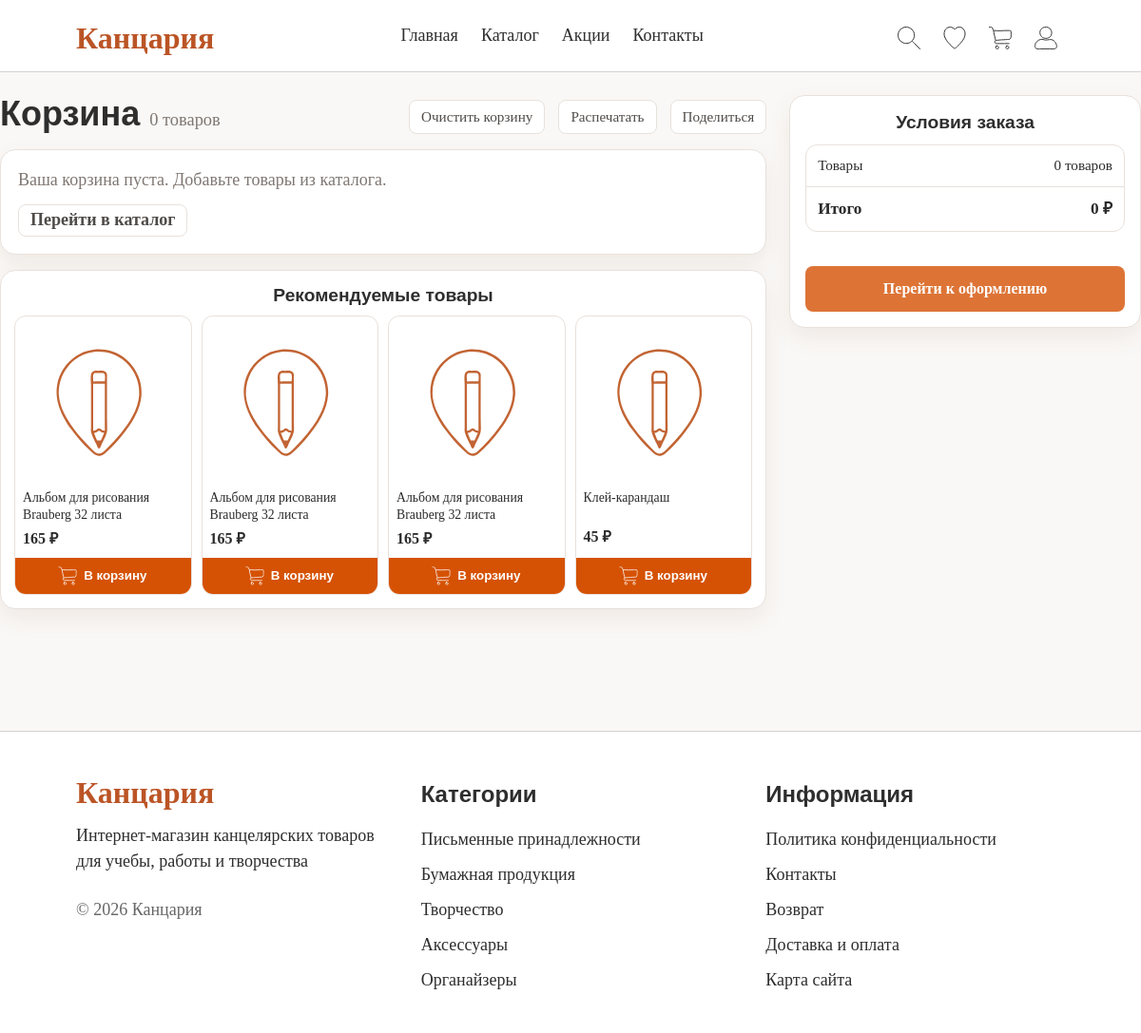
Screenshot of /pages/cart.php with the database file from the repository.
### tables this page shows
CREATE TABLE `products` (
  `id` int(10) UNSIGNED NOT NULL,
  `category_id` int(10) UNSIGNED NOT NULL,
  `name` varchar(200) NOT NULL,
  `description` text,
  `price` decimal(10,2) NOT NULL,
  `stock_quantity` int(10) UNSIGNED DEFAULT '0',
  `pickup_available` tinyint(1) DEFAULT NULL,
  `has_color_variants` tinyint(1) NOT NULL DEFAULT '0',
  `parameter_stock_mode` varchar(24) NOT NULL DEFAULT 'strict_min',
  `rating` decimal(2,1) DEFAULT '0.0',
  `is_active` tinyint(1) DEFAULT '1',
  `created_at` timestamp NULL DEFAULT CURRENT_TIMESTAMP,
  `updated_at` timestamp NULL DEFAULT CURRENT_TIMESTAMP ON UPDATE CURRENT_TIMESTAMP
);

### includes/config.php (called while the page is built, shortened)
<?php
try {
    $pdo = new PDO(
        'mysql:host=' . DB_HOST . ';port=' . DB_PORT . ';dbname=' . DB_NAME . ';charset=' . DB_CHARSET,
        DB_USER,
        DB_PASSWORD,
        [
            PDO::ATTR_ERRMODE => PDO::ERRMODE_EXCEPTION,
            PDO::ATTR_DEFAULT_FETCH_MODE => PDO::FETCH_ASSOC,
            PDO::ATTR_EMULATE_PREPARES => false,
        ]
    );
    $pdo->exec("SET NAMES '" . DB_CHARSET . "'");
} catch (PDOException $e) {
    error_log('Database connection error: ' . $e->getMessage());
    http_response_code(500);
    exit('Internal server error.');
}
function format_price($price): string
{
    return number_format((float)$price, 0, ',', ' ') . ' ₽';
}
function app_fetch_product_images(int $productId): array
{
    global $pdo;
    try {
        $stmt = $pdo->prepare('SELECT image_path FROM product_images WHERE product_id = ? ORDER BY id ASC');
        $stmt->execute([$productId]);
        $rows = $stmt->fetchAll(PDO::FETCH_COLUMN) ?: [];
        $images = [];
        foreach ($rows as $row) {
            $path = trim((string)$row);
            if ($path !== '') {
                $images[] = $path;
            }
        }
        return $images !== [] ? $images : [APP_DEFAULT_PRODUCT_IMAGE];
    } catch (PDOException $e) {
        error_log('Database error (app_fetch_product_images): ' . $e->getMessage());
        return [APP_DEFAULT_PRODUCT_IMAGE];
    }
}
function get_product_image($productId): string
{
    $images = app_fetch_product_images((int)$productId);
    $candidate = (string)($images[0] ?? APP_DEFAULT_PRODUCT_IMAGE);
    $rootDir = dirname(__DIR__);
    $candidatePath = $candidate !== '' ? $rootDir . DIRECTORY_SEPARATOR . ltrim(str_replace('/', DIRECTORY_SEPARATOR, $candidate), DIRECTORY_SEPARATOR) : '';
    if ($candidatePath === '' || !is_file($candidatePath)) {
        $fallback = '/assets/icons/favicon.svg';
        $fallbackPath = $rootDir . DIRECTORY_SEPARATOR . ltrim(str_replace('/', DIRECTORY_SEPARATOR, $fallback), DIRECTORY_SEPARATOR);
        $candidate = is_file($fallbackPath) ? $fallback : '/assets/icons/favicon.svg';
    }
    return htmlspecialchars($candidate, ENT_QUOTES, 'UTF-8');
}
function get_featured_products($limit = 20): array
{
    global $pdo;
    try {
        $stmt = $pdo->prepare("
            SELECT
                p.id,
                p.category_id,
                p.name,
                p.description,
                p.final_price AS price,
                p.base_price AS price_old,
                p.discount_percent,
                p.promotion_id,
                p.stock_quantity,
                p.rating,
                p.is_active,
                p.created_at,
                c.name AS category_name
            FROM v_product_pricing p
            LEFT JOIN categories c ON c.id = p.category_id
            WHERE p.is_active = 1
            ORDER BY p.created_at DESC
            LIMIT ?
        ");
        $stmt->execute([max(1, min((int)$limit, 1000))]);
        return $stmt->fetchAll() ?: [];
    } catch (PDOException $e) {
        error_log('Database error (get_featured_products): ' . $e->getMessage());
        return [];
    }
}

### pages/cart.php (the view, shortened to what this page needs)
<?php
require_once __DIR__ . '/../includes/config.php';
$cart_product_ids = [];
?>
<!DOCTYPE html>
<html lang="ru">
<head>
    <link rel="stylesheet" href="/styles/global.css">
    <link rel="stylesheet" href="/styles/header.css">
    <link rel="stylesheet" href="/styles/footer.css">
    <link rel="stylesheet" href="/styles/product-card.css">
    <link rel="stylesheet" href="/styles/cart.css">
</head>
<body>
    <?php include __DIR__ . '/../includes/header.php'; ?>
    <main class="main cart-page">
        <section class="cart-grid">
            <div>
                <div class="cart-header">
                    <div class="cart-header__title-wrap">
                        <h1 class="cart-title">Корзина</h1>
                        <span id="cart-head-count" class="cart-count">0 товаров</span>
                    </div>
                    <div class="cart-header__actions">
                        <button type="button" class="cart-header__action" id="cart-clear">Очистить корзину</button>
                        <button type="button" class="cart-header__action" id="cart-print">Распечатать</button>
                        <button type="button" class="cart-header__action" id="cart-share">Поделиться</button>
                    </div>
                </div>
                <div id="cart-empty" class="cart-empty" style="display:none;">
                    Ваша корзина пуста. Добавьте товары из каталога.
                    <div class="cart-empty__actions">
                        <a href="/pages/catalog.php" class="cart-empty__link">Перейти в каталог</a>
                    </div>
                </div>
                <section class="cart-recommended" aria-label="Рекомендуемые товары">
                    <h2 class="cart-recommended__title">Рекомендуемые товары</h2>
                    <div class="cart-recommended__list" id="cart-recommended-list">
                        <?php
                        $recommended_pool = get_featured_products(12);
                        $recommended = array_values(array_filter($recommended_pool, static function (array $product) use ($cart_product_ids): bool {
                            $pid = (int)($product['id'] ?? 0);
                            return $pid > 0 && !isset($cart_product_ids[$pid]);
                        }));
                        $recommended = array_slice($recommended, 0, 4);
                        foreach ($recommended as $product):
                            $image = get_product_image($product['id']);
                            $priceNew = (float)$product['price'];
                            $priceOld = (float)($product['price_old'] ?? $product['price']);
                        ?>
                            <article class="cart-recommended__item" data-recommended-product-id="<?php echo (int)$product['id']; ?>">
                                <a class="cart-recommended__link" href="/pages/page-product.php?id=<?php echo (int)$product['id']; ?>">
                                    <img src="<?php echo htmlspecialchars($image); ?>" alt="<?php echo htmlspecialchars($product['name']); ?>" loading="lazy">
                                    <div class="cart-recommended__name"><?php echo htmlspecialchars($product['name']); ?></div>
                                    <div class="cart-recommended__price"><?php echo format_price($priceNew); ?></div>
                                </a>
                                <button
                                    type="button"
                                    class="product-card__add-to-cart"
                                    data-product-id="<?php echo (int)$product['id']; ?>"
                                    data-product-name="<?php echo htmlspecialchars($product['name'], ENT_QUOTES); ?>"
                                    data-product-price="<?php echo $priceNew; ?>"
                                    data-product-old-price="<?php echo $priceOld; ?>">
                                    <img src="/assets/icons/cart.svg" alt="" class="product-card__add-to-cart-icon" width="18" height="18">
                                    В корзину
                                </button>
                            </article>
                        <?php endforeach; ?>
                    </div>
                </section>
            </div>
            <aside class="cart-summary" aria-label="Условия заказа">
                <h2 class="cart-summary__title">Условия заказа</h2>
                <div class="cart-summary__rows">
                    <div class="cart-summary__row">
                        <span>Товары</span>
                        <span id="side-total-items">0</span>
                    </div>
                    <div class="cart-summary__row cart-summary__row--total">
                        <span>Итого</span>
                        <span id="side-total-price">0 ₽</span>
                    </div>
                </div>
                <div id="side-total-old" class="cart-summary__old-price"></div>
                <a href="/pages/checkout.php" class="cart-summary__button" id="cart-checkout-link">Перейти к оформлению</a>
            </aside>
        </section>
    </main>
    <?php include __DIR__ . '/../includes/footer.php'; ?>
</body>
</html>

### styles/global.css (style rules this page uses)
* { margin: 0; padding: 0; box-sizing: border-box; }
body { font-family: 'Lora', serif; font-size: 1.125rem; line-height: 1.5; color: #2e2e2e; background-color: #FAF7F2; }
.main { padding: 0 80px; max-width: 1400px; margin: 0 auto; }
h1, h2, h3, h4, h5, h6 { font-family: 'Montserrat', sans-serif; color: #2e2e2e; }
h2 { text-align: center; font-size: 2rem; margin-bottom: 2rem; }
section { margin-top: 80px; }
section:first-child { margin-top: 0; }
a { text-decoration: none; color: inherit; }

### styles/product-card.css (style rules this page uses)
.product-card__add-to-cart { margin-top: auto; width: 100%; padding: 10px 16px; background-color: #D55204; color: #fff; border: none; border-radius: 0 0 8px 8px; font-weight: 600; cursor: pointer; display: inline-flex; align-items: center; justify-content: center; gap: 8px; transition: background-color 0.2s ease; }
.product-card__add-to-cart-icon { flex-shrink: 0; filter: brightness(0) invert(1); transform: scale(1.08); }

### rows the page displays
products: name "Альбом для рисования Brauberg 32 листа", priceNew "165 ₽"
products: name "Альбом для рисования Brauberg 32 листа", priceNew "165 ₽"
products: name "Альбом для рисования Brauberg 32 листа", priceNew "165 ₽"
products: name "Клей-карандаш", priceNew "45 ₽"
